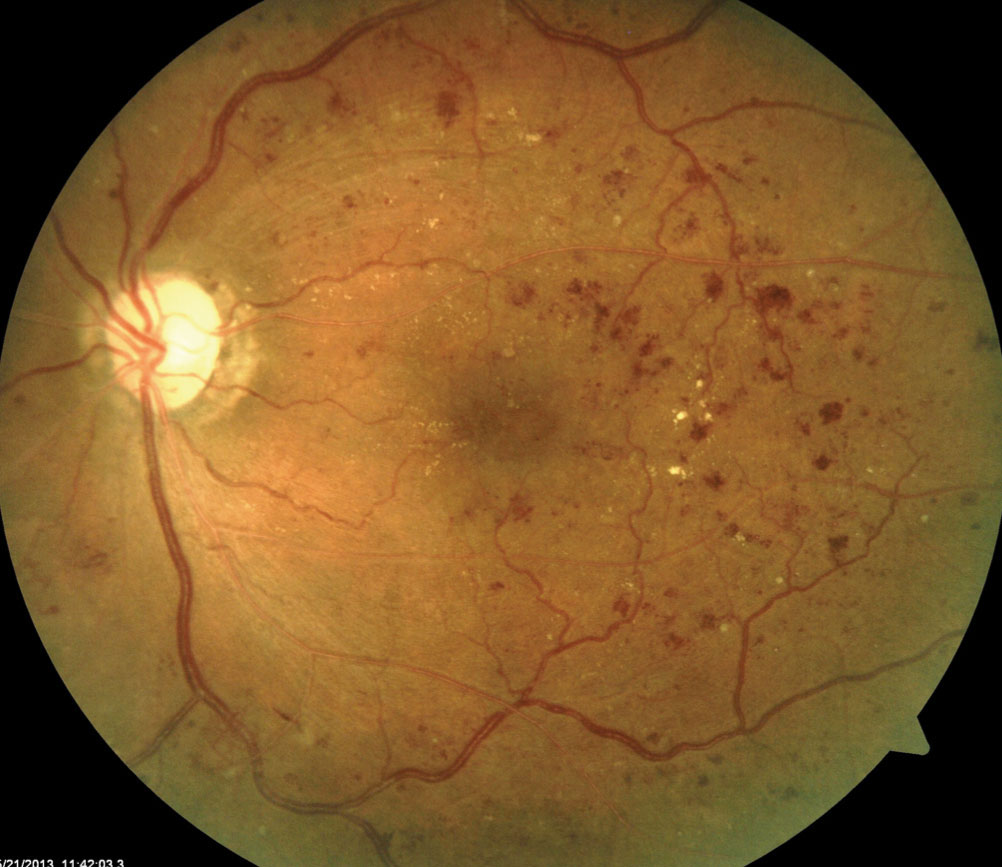
%> input picture datasets/2.jpg, 1002 x 867 px
$ octave --eval "verifyPreprocessing;"   (GNU Octave 9; MATLAB toolbox functions it lacks are replaced by stand-ins)
%> lines starting %> are read from the running program, lines starting %| are printed output that depends on the picture; in (x1, y1, x2, y2) boxes, pixels count from 0 and x2, y2 are one past the last pixel; in counts of white or black regions, pixels touching at a corner belong together; the program's own positions count from 1
%> in verifyPreprocessing, raw is the input picture: size 867x1002x3 uint8; mean R, G, B 127, 89, 41.4
### central-system/backend/ml-pipeline/preprocessing/benGrahamCrop.m
function outImg = benGrahamCrop(img, targetSize)
%> called with targetSize = 512
% BENGRAHAMCROP  Retinal-disc crop + local contrast boost (Ben Graham method).
%
%   outImg = benGrahamCrop(img)
%   outImg = benGrahamCrop(img, targetSize)
%
%   Inputs:
%     img        - HxWx3 uint8 RGB image (raw fundus capture).
%     targetSize - optional scalar, output will be targetSize x targetSize
%                  pixels (default 512).
%
%   Output:
%     outImg - targetSize x targetSize x 3 uint8 image, cropped to the
%              retinal disc and contrast-boosted.
%
%   Algorithm:
%     Step 1 — Detect the retinal disc boundary.
%              Uses the SAME global-threshold logic as assessFOV (Task 1.3):
%              gray > 15 to separate the near-zero black border from retinal
%              tissue, then imfill('holes') to close vessels/lesions.
%              This keeps FOV detection and preprocessing behaviour consistent
%              across the codebase (spec note: Task 2.1 says "reuse the same
%              adaptive-threshold logic" — our Task 1.3 calibration replaced
%              adaptive with gray>15+imfill, so we reuse that calibrated form).
%
%     Step 2 — Crop to the bounding box of the largest connected component.
%
%     Step 3 — Resize to targetSize × targetSize.
%
%     Step 4 — Ben Graham contrast boost:
%              Subtract a heavily-blurred version of itself (sigma = targetSize/30)
%              scaled by ~4 and re-added at mid-gray (128).
%              This amplifies local contrast around microaneurysms, hard
%              exudates, and haemorrhages while suppressing the large-scale
%              illumination gradient — the key preprocessing step that
%              enabled top-10 performance in the 2015 Kaggle DR competition.
%
%   Reference: B. Graham, "Kaggle Diabetic Retinopathy Detection Competition
%   Report", U. of Warwick, 2015.

if nargin < 2 || isempty(targetSize)
    targetSize = 512;
end

% ── Step 1: detect retinal disc (same logic as assessFOV / Task 1.3) ─────────
gray = rgb2gray(img);
bw   = gray > 15;
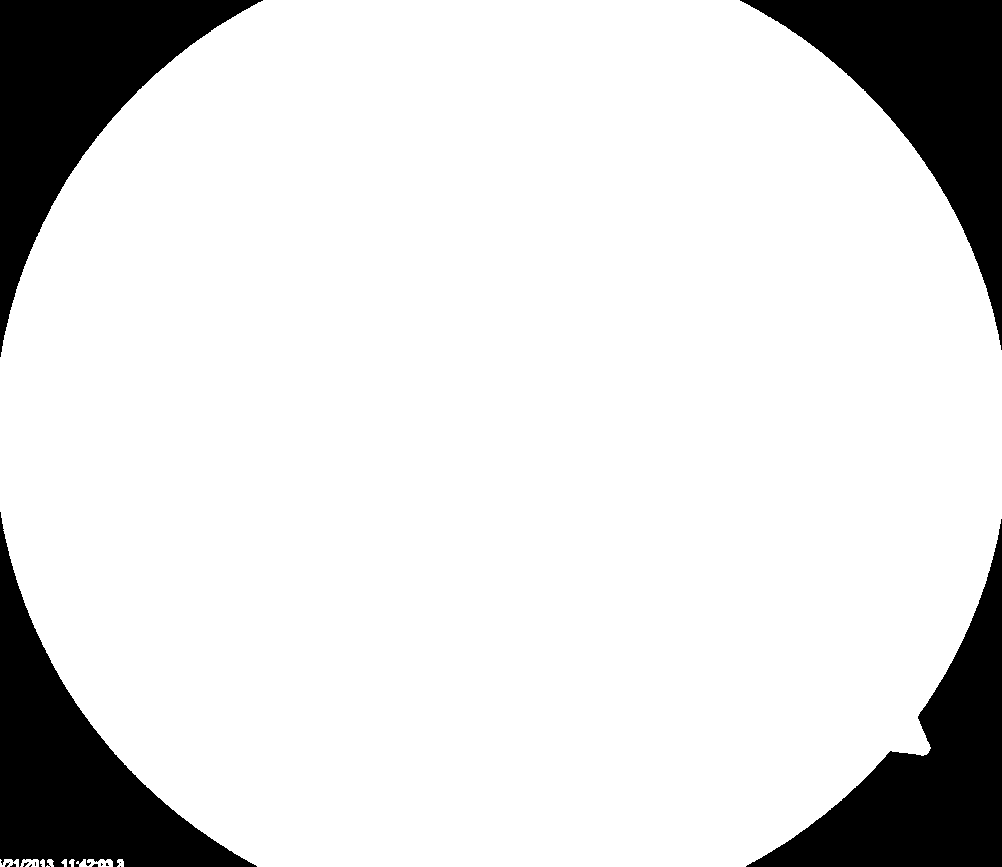
%> bw: size 867x1002 logical; 86% white; 14 black regions (10 under 20 px), largest, box (x1, y1, x2, y2) and area: (0, 0, 263, 357) 31333, (740, 0, 1002, 350) 30950, (0, 512, 257, 867) 30020, (746, 519, 1002, 867) 29519
bw   = imfill(bw, 'holes');
%> bw: size 867x1002 logical; 86% white; 10 black regions (6 under 20 px)

% Largest connected component = the retinal disc
props = regionprops(bw, 'BoundingBox', 'Area');
%> props = 9 regions; largest, box (x1, y1, x2, y2) and Area: (0, 0, 1002, 867) 746228, (76, 859, 113, 867) 214, (20, 859, 39, 867) 118, (0, 859, 19, 867) 108, (117, 859, 124, 867) 47
if isempty(props)
    % Fallback: if nothing is detected, use the whole image
    warning('benGrahamCrop: no retinal disc detected — using full image.');
    cropped = img;
else
    [~, idx] = max([props.Area]);
%> idx = 1
    bb = props(idx).BoundingBox;   % [x, y, width, height]
%> bb = [0.5 0.5 1002 867]
    % BoundingBox is [col_start, row_start, width, height]
    c1 = max(1, round(bb(1)));
%> c1 = 1
    r1 = max(1, round(bb(2)));
%> r1 = 1
    c2 = min(size(img,2), round(bb(1) + bb(3) - 1));
%> c2 = 1002
    r2 = min(size(img,1), round(bb(2) + bb(4) - 1));
%> r2 = 867
    cropped = img(r1:r2, c1:c2, :);
end

% ── Step 2: resize to targetSize x targetSize ─────────────────────────────────
resized = imresize(cropped, [targetSize, targetSize]);
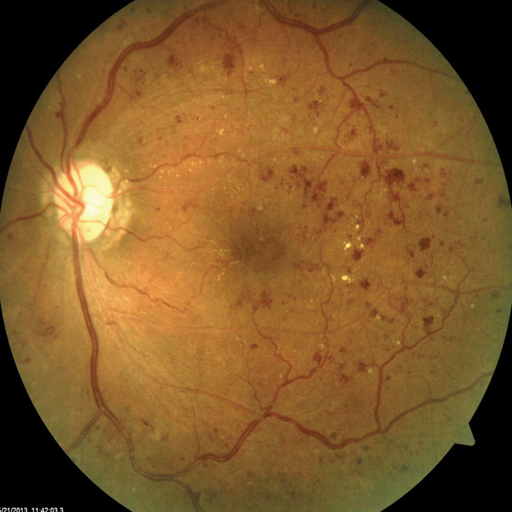
%> resized: size 512x512x3 uint8; mean R, G, B 127, 89, 41.4

% ── Step 3: Ben Graham contrast boost ────────────────────────────────────────
%   sigma = targetSize / 30 ≈ 17 px at 512 — large enough to estimate the
%   slow-varying illumination field, small enough to preserve vessel edges.
%
%   Formula:  out = 4 * img - 4 * blur + 128
%   Equivalent to: out = img + 3*(img - blur) + 128 - img
%   The 4x weight strongly amplifies local detail over the background.
%   Re-adding at 128 centres the output around mid-gray.

sigma  = targetSize / 30;
imgD   = double(resized);
outD   = zeros(size(imgD));

for ch = 1:3
    blurred         = imgaussfilt(imgD(:,:,ch), sigma);
    outD(:,:,ch)    = 4 * imgD(:,:,ch) - 4 * blurred + 128;
end
%> this loop made 3 passes
%> pass 1, in benGrahamCrop, `blurred         = imgaussfilt(imgD(:,:,ch), sigma);`:
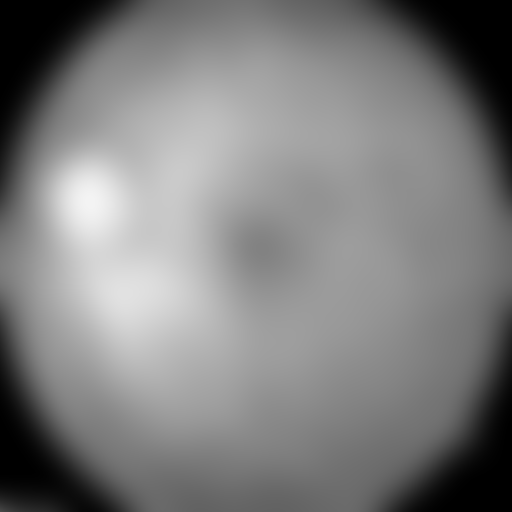
%> blurred: size 512x512 double; min 0, max 243.9, mean 126.5
%> after the loop:
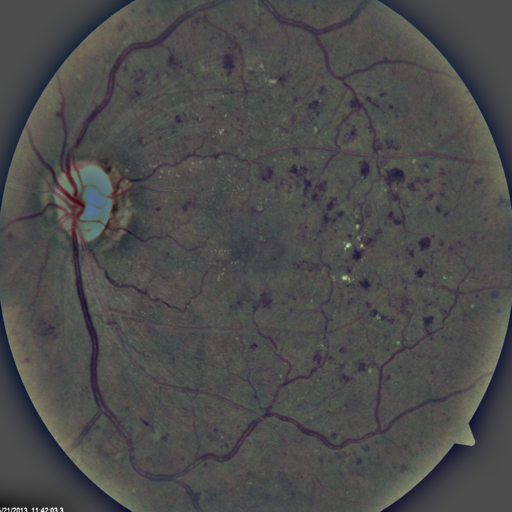
%> outD: size 512x512x3 double; mean R, G, B 130.1, 129.4, 128.4; drawn with min black and max white

% Clamp to [0, 255] and convert to uint8
outImg = uint8(max(0, min(255, outD)));

end

### central-system/backend/ml-pipeline/preprocessing/denoiseRetinal.m
function outImg = denoiseRetinal(img, method, opts)
% DENOISERETINAL  Edge-preserving denoising for fundus images (Task 2.1b).
%
%   outImg = denoiseRetinal(img)
%   outImg = denoiseRetinal(img, method)
%   outImg = denoiseRetinal(img, method, opts)
%
%   Inputs:
%     img    - HxWx3 uint8 fundus image.
%     method - 'anisotropic' (default) | 'nlm' | 'none'
%     opts   - optional struct:
%                .numIterations []  - anisotropic iterations; default is
%                                    imdiffuseest's own estimate
%                .degreeOfSmoothing []  - non-local means strength
%
%   Output:
%     outImg - HxWx3 uint8, denoised.
%
%   PS requirement 1 names three enhancement steps: "CLAHE, illumination
%   normalization, denoising". The first two existed; this is the third.
%
%   ══ THE CONSTRAINT THAT RULES OUT THE OBVIOUS CHOICES ══════════════════════
%   A microaneurysm is roughly 3-10 pixels across at the resolutions here. It is
%   the SMALLEST thing this system must detect, and it is the earliest sign of
%   DR — the whole reason population screening exists.
%
%   Every standard denoiser removes small isolated dark blobs. That is what
%   denoising IS. medfilt2 with a 3x3 window deletes a 3-pixel microaneurysm
%   outright; a Gaussian blurs it into the background. Such a filter would
%   improve every visual quality metric while destroying the pathology the
%   pipeline exists to find, and nothing downstream would report a problem —
%   the lesion simply would not be there to count.
%
%   So the choice is constrained to EDGE-PRESERVING methods, and the check that
%   matters is not "does it look cleaner" but "do microaneurysm-scale
%   structures survive". verifyDenoise.m measures exactly that.
%
%   'anisotropic' (default) — Perona-Malik diffusion. Smooths WITHIN regions of
%       similar intensity and refuses to smooth ACROSS edges, so a small dark
%       blob surrounded by lighter retina is bounded by edges on all sides and
%       is preserved. Fast enough for the live path.
%
%   'nlm' — non-local means. Better detail preservation, substantially slower.
%       Worth it offline (training-set preparation); too slow per request.
%
%   'none' — pass-through. Not padding: it makes the ablation in Task 9.x a
%       parameter change rather than an edit to the pipeline.
%
%   ── WHERE THIS GOES IN THE CHAIN ───────────────────────────────────────────
%       benGrahamCrop -> denoiseRetinal -> claheEnhance -> illuminationNormalize
%
%   BEFORE claheEnhance, and the order is not arbitrary: CLAHE is a local
%   contrast amplifier, so it amplifies whatever noise it is given. Denoising
%   afterwards would be fighting contrast the previous step deliberately added.
%
%   > CHANGING THIS CHAIN CHANGES WHAT THE MODEL SEES. Any model trained on the
%   > old three-step chain must be retrained, or inference and training diverge
%   > silently (docs/model-handoff-guide.md §2). Coordinate before merging into
%   > the live preprocessing path.

if nargin < 2 || isempty(method), method = 'anisotropic'; end
if nargin < 3, opts = struct(); end

if size(img, 3) ~= 3
    error('denoiseRetinal:badInput', 'Expected an HxWx3 RGB image.');
end

switch lower(method)
    case 'none'
        outImg = img;
        return;

    case 'anisotropic'
        % Per channel: fundus noise is not identical across R/G/B (the green
        % channel carries the most vessel/lesion signal and the most noise), and
        % diffusing a combined luminance would let one channel's edges dictate
        % smoothing in the others.
        nOverride = getdef(opts, 'numIterations', []);
        outImg = zeros(size(img), 'like', img);
        for c = 1:3
            ch = im2double(img(:,:,c));

            % Gradient threshold estimated from the channel's own statistics
            % rather than a fixed constant, so the same call works on a bright
            % well-exposed image and a dim one.
            %
            % imdiffuseest returns a VECTOR of thresholds — one per iteration —
            % together with its own suggested iteration count, and
            % imdiffusefilt requires the two lengths to match. Passing the
            % vector alongside a hand-picked NumberOfIterations errors with
            % "Length of the GradientThreshold vector should be the same as
            % NumberOfIterations".
            [gradThresh, nEst] = imdiffuseest(ch, 'ConductionMethod', 'quadratic');

            if isempty(nOverride)
                % Use the estimator's own pairing, which is self-consistent.
                n = nEst;
                thresh = gradThresh;
            else
                % Caller fixed the iteration count, so the per-iteration
                % schedule no longer applies. Collapse to a single scalar
                % threshold, which imdiffusefilt accepts for any n.
                n = nOverride;
                thresh = median(gradThresh);
            end

            outImg(:,:,c) = im2uint8(imdiffusefilt(ch, ...
                'GradientThreshold', thresh, 'NumberOfIterations', n, ...
                'ConductionMethod', 'quadratic'));
        end

    case 'nlm'
        outImg = zeros(size(img), 'like', img);
        for c = 1:3
            ch = im2double(img(:,:,c));
            dos = getdef(opts, 'degreeOfSmoothing', []);
            if isempty(dos)
                outImg(:,:,c) = im2uint8(imnlmfilt(ch));
            else
                outImg(:,:,c) = im2uint8(imnlmfilt(ch, 'DegreeOfSmoothing', dos));
            end
        end

    otherwise
        error('denoiseRetinal:badMethod', ...
              'method must be ''anisotropic'', ''nlm'' or ''none'' — got ''%s''.', method);
end
end

function v = getdef(s, name, dflt)
if isfield(s, name) && ~isempty(s.(name)), v = s.(name); else, v = dflt; end
end

### central-system/backend/ml-pipeline/verifyPreprocessing.m
function verifyPreprocessing()
% VERIFYPREPROCESSING  Checks Task 2.1b (denoising) and Task 2.8 (adaptive).
%
%   Run: matlab -batch "verifyPreprocessing"
%
%   THE DENOISING CHECK IS NOT "DOES IT LOOK CLEANER".
%   A denoiser that removes small dark blobs scores well on every noise metric
%   and destroys the microaneurysms this whole system exists to find. So the
%   test injects synthetic microaneurysm-sized blobs at known locations and
%   counts how many survive. Retention, not smoothness, is the property that
%   matters.

thisDir = fileparts(mfilename('fullpath'));
addpath(fullfile(thisDir, 'preprocessing'));

repoRoot = fullfile(thisDir, '..', '..', '..');
imgPath  = fullfile(repoRoot, 'datasets', '2.jpg');
if ~isfile(imgPath)
    error('verifyPreprocessing: %s not found.', imgPath);
end

raw     = imread(imgPath);
cropped = benGrahamCrop(raw, 512);

fprintf('\n===== Task 2.1b: denoising =====\n');
failures = 0;

% ── Microaneurysm retention ─────────────────────────────────────────────────
% Synthetic blobs, because the sample images have no lesion annotations. Sizes
% span the real microaneurysm range (~3-10 px at this resolution) and the blobs
% are dark on retina, as real ones are.
[withBlobs, centres, radii] = injectBlobs(cropped);
fprintf('injected %d synthetic microaneurysms, radii %s px\n', ...
        numel(radii), mat2str(radii));

methods = {'none', 'anisotropic'};
for m = 1:numel(methods)
    method = methods{m};
    t = tic;
    den = denoiseRetinal(withBlobs, method);
% [99 lines not run here, left out]
function [out, centres, radii] = injectBlobs(img)
% Dark circular blobs at microaneurysm scale, placed on retina.
out = img;
[H, W, ~] = size(img);
%> H = 512; W = 512
radii   = [2 3 4 5 6 8];
centres = zeros(numel(radii), 2);
% Spread across the middle of the frame, clear of the black surround.
xs = round(linspace(0.30 * W, 0.70 * W, numel(radii)));
%> xs = [154 195 236 276 317 358]
ys = round(linspace(0.35 * H, 0.65 * H, numel(radii)));
%> ys = [179 210 241 271 302 333]
[xx, yy] = meshgrid(1:W, 1:H);
for k = 1:numel(radii)
    centres(k, :) = [xs(k), ys(k)];
    m = (xx - xs(k)).^2 + (yy - ys(k)).^2 <= radii(k)^2;
    for c = 1:3
        ch = out(:,:,c);
        % Darken to ~45% of local value: a real microaneurysm is a dark red
        % dot, distinctly darker than retina but not black.
        ch(m) = uint8(double(ch(m)) * 0.45);
        out(:,:,c) = ch;
    end
end
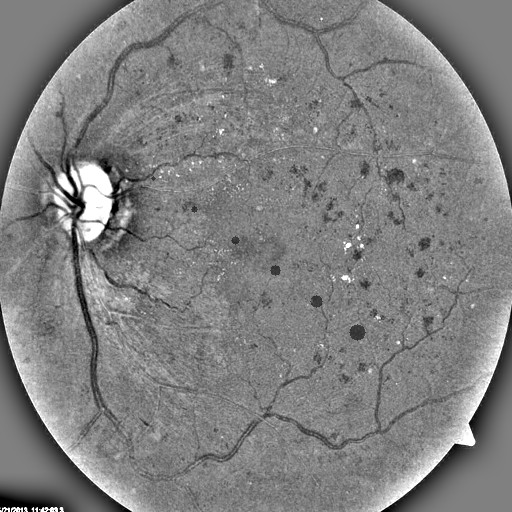
%> ch: size 512x512 uint8; min 0, max 255, mean 127.7
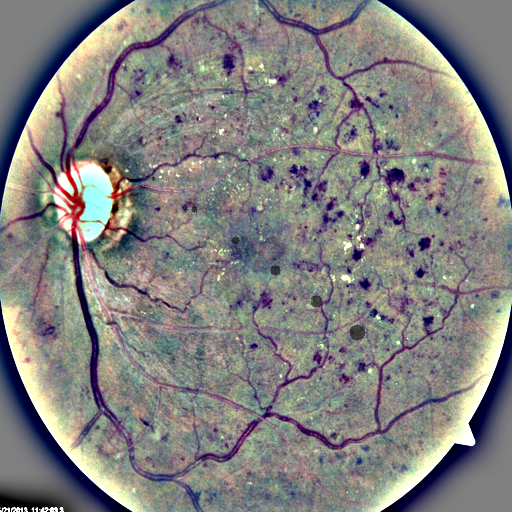
%> out: size 512x512x3 uint8; mean R, G, B 130.3, 128.9, 127.7
%> after the loop, centres = [154 179; 195 210; 236 241; 276 271; 317 302; 358 333]
end

function [survived, contrasts] = countSurvivingBlobs(img, centres, radii, ~)
% A blob "survived" if it is still measurably darker than its immediate
% surround. Measured on green, where retinal lesions have the most contrast.
g = double(img(:,:,2));
[H, W] = size(g);
[xx, yy] = meshgrid(1:W, 1:H);
survived = 0;
contrasts = zeros(1, numel(radii));
for k = 1:numel(radii)
    cx = centres(k,1); cy = centres(k,2); r = radii(k);
    inside = (xx - cx).^2 + (yy - cy).^2 <= r^2;
    ring   = (xx - cx).^2 + (yy - cy).^2 <= (r + 4)^2 & ~inside;
    if ~any(inside(:)) || ~any(ring(:)), continue; end
    contrast = mean(g(ring)) - mean(g(inside));
    contrasts(k) = contrast;
    % 8 grey levels: comfortably above sensor noise, well below the ~60 the
    % injected blobs start at, so this detects "still clearly there" rather
    % than "mathematically non-zero".
    if contrast > 8, survived = survived + 1; end
end
end

function v = noiseEstimate(img)
% High-frequency energy: image minus its own slight blur.
g = double(rgb2gray(img));
v = std2(g - imgaussfilt(g, 1));
end

function out = withGlare(img)
out = img;
[H, W, ~] = size(img);
[xx, yy] = meshgrid(1:W, 1:H);
m = ((xx - W*0.45)/40).^2 + ((yy - H*0.45)/30).^2 <= 1;
for c = 1:3
    ch = out(:,:,c); ch(m) = 253; out(:,:,c) = ch;
end
end

function d = meanAbsDiff(a, b)
d = mean(abs(double(a(:)) - double(b(:))));
end

function n = report(label, ok, detail)
if ok
    fprintf('  PASS  %s\n', label); n = 0;
else
    fprintf('  FAIL  %s', label);
    if nargin > 2, fprintf('  [%s]', detail); end
    fprintf('\n'); n = 1;
end
end

function n = reportErr(label, fn)
try
    fn();
    fprintf('  FAIL  %s  [no error raised]\n', label); n = 1;
catch
    fprintf('  PASS  %s\n', label); n = 0;
end
end

function s = ternary(c, a, b)
if c, s = a; else, s = b; end
end
%> in verifyPreprocessing, `[withBlobs, centres, radii] = injectBlobs(cropped);`: radii = [2 3 4 5 6 8]
%| injected 6 synthetic microaneurysms, radii [2 3 4 5 6 8] px
%> the loop in verifyPreprocessing, `for m = 1:numel(methods)` made 2 passes
%|     blobs still detectable: 6 / 6
%|     mean blob contrast: 62.2 grey levels
%> pass 1, in countSurvivingBlobs, `g = double(img(:,:,2));`:
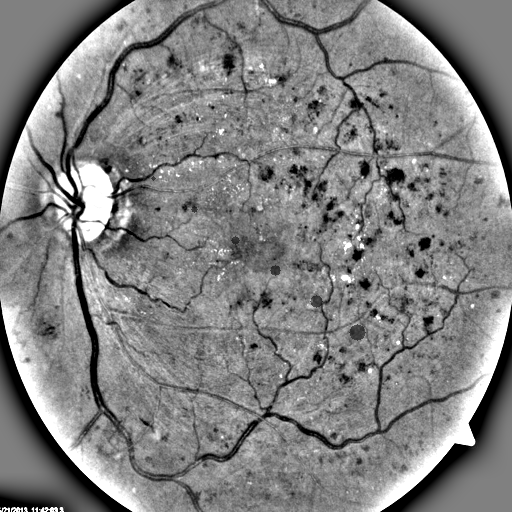
%> g: size 512x512 double; min 0, max 255, mean 128.9
%> the run ends on the next line
